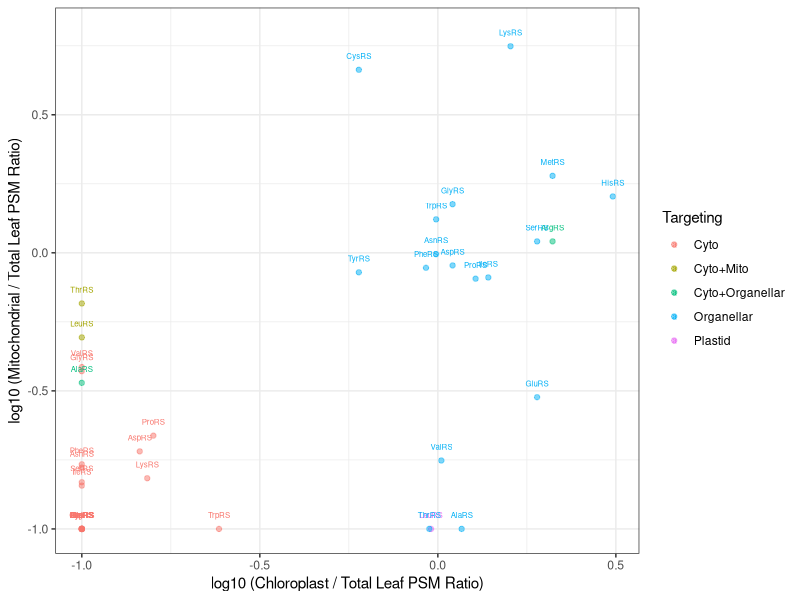
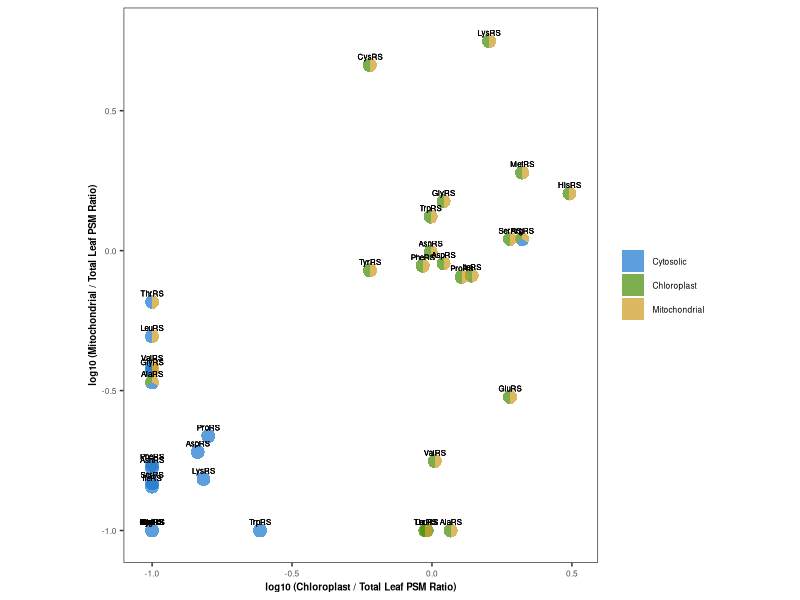
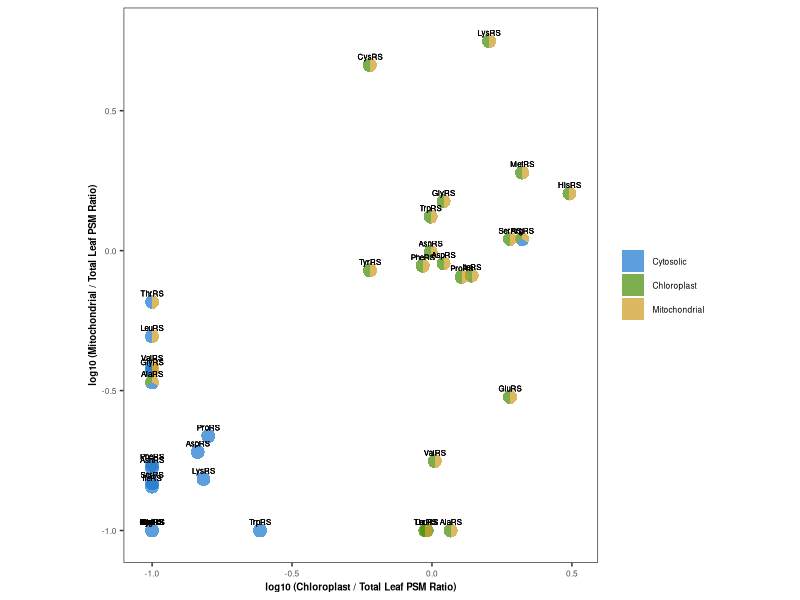

Recreate these plots in R, in order.
library(tidyverse)
library(ggforce)

log_floor = 0.1

aars_df = read.csv("arabidopsis_aaRS_list.csv")
psm_df = read.csv("../../Quantification/arabidopsis_psms.csv")

joined_df <- aars_df %>%
  left_join(psm_df, by = c("Accession" = "Master.Protein.Accessions"))

ggplot(data=joined_df, aes(
    x=log10(log_floor + (arabidopsis_chloroplast_1 + arabidopsis_chloroplast_2)/(arabidopsis_nuclear_1 + arabidopsis_nuclear_2)), 
    y=log10(log_floor + (arabidopsis_mito_1 + arabidopsis_mito_2)/(arabidopsis_nuclear_1 + arabidopsis_nuclear_2)), 
    color=Targeting)) +
  geom_point(alpha=0.5) +
  geom_text(aes(
    label=Type, 
    x=log10(log_floor + (arabidopsis_chloroplast_1 + arabidopsis_chloroplast_2)/(arabidopsis_nuclear_1 + arabidopsis_nuclear_2)), 
    y=log10(log_floor + (arabidopsis_mito_1 + arabidopsis_mito_2)/(arabidopsis_nuclear_1 + arabidopsis_nuclear_2))), 
    nudge_y = 0.05, size=2) +
  xlab("log10 (Chloroplast / Total Leaf PSM Ratio)") +
  ylab("log10 (Mitochondrial / Total Leaf PSM Ratio)") +
  theme_bw()


joined_df <- joined_df %>%
  mutate(
    Mitochondrial = ifelse(grepl("M", Target), 1, 0),
    Cytosolic = ifelse(grepl("N", Target), 1, 0),
    Chloroplast = ifelse(grepl("P", Target), 1, 0)
  )

pivot_longer(joined_df,cols=c(Mitochondrial,Cytosolic,Chloroplast),names_to = "Subcellular",values_to = "Presence") %>%
  mutate(Subcellular = factor(Subcellular, levels = c("Cytosolic", "Chloroplast", "Mitochondrial"))) %>%
  ggplot() +
  geom_arc_bar(aes(
    x0=log10(log_floor + (arabidopsis_chloroplast_1 + arabidopsis_chloroplast_2)/(arabidopsis_nuclear_1 + arabidopsis_nuclear_2)), 
    y0=log10(log_floor + (arabidopsis_mito_1 + arabidopsis_mito_2)/(arabidopsis_nuclear_1 + arabidopsis_nuclear_2)), 
    r0=0,r=0.025,amount=Presence,fill=Subcellular),
    stat="pie", alpha=0.7, linetype="blank") +
  coord_equal() +
  #comment out the following line to exclude aaRS text labels
  geom_text(aes(
    label=Type, 
    x=log10(log_floor + (arabidopsis_chloroplast_1 + arabidopsis_chloroplast_2)/(arabidopsis_nuclear_1 + arabidopsis_nuclear_2)), 
    y=log10(log_floor + (arabidopsis_mito_1 + arabidopsis_mito_2)/(arabidopsis_nuclear_1 + arabidopsis_nuclear_2))), 
    nudge_y = 0.03, size=2) +
  scale_fill_manual(values = c("Mitochondrial"="goldenrod3","Cytosolic"="dodgerblue3","Chloroplast"="chartreuse4")) +
  xlab("log10 (Chloroplast / Total Leaf PSM Ratio)") +
  ylab("log10 (Mitochondrial / Total Leaf PSM Ratio)") +
  theme_bw() +
  theme(legend.position = "right", 
        axis.title = element_text(size=7, face="bold"), 
        axis.text = element_text(size=6), 
        legend.title = element_blank(), 
        legend.text = element_text(size=6),
        panel.grid.major = element_blank(),
        panel.grid.minor = element_blank()
  ) 

ggsave("aars_enrichment.arabidopsis.pdf", width=6, height=3.5)

write.csv(joined_df, "aars_enrichment.arabidopsis.csv", row.names = FALSE)
